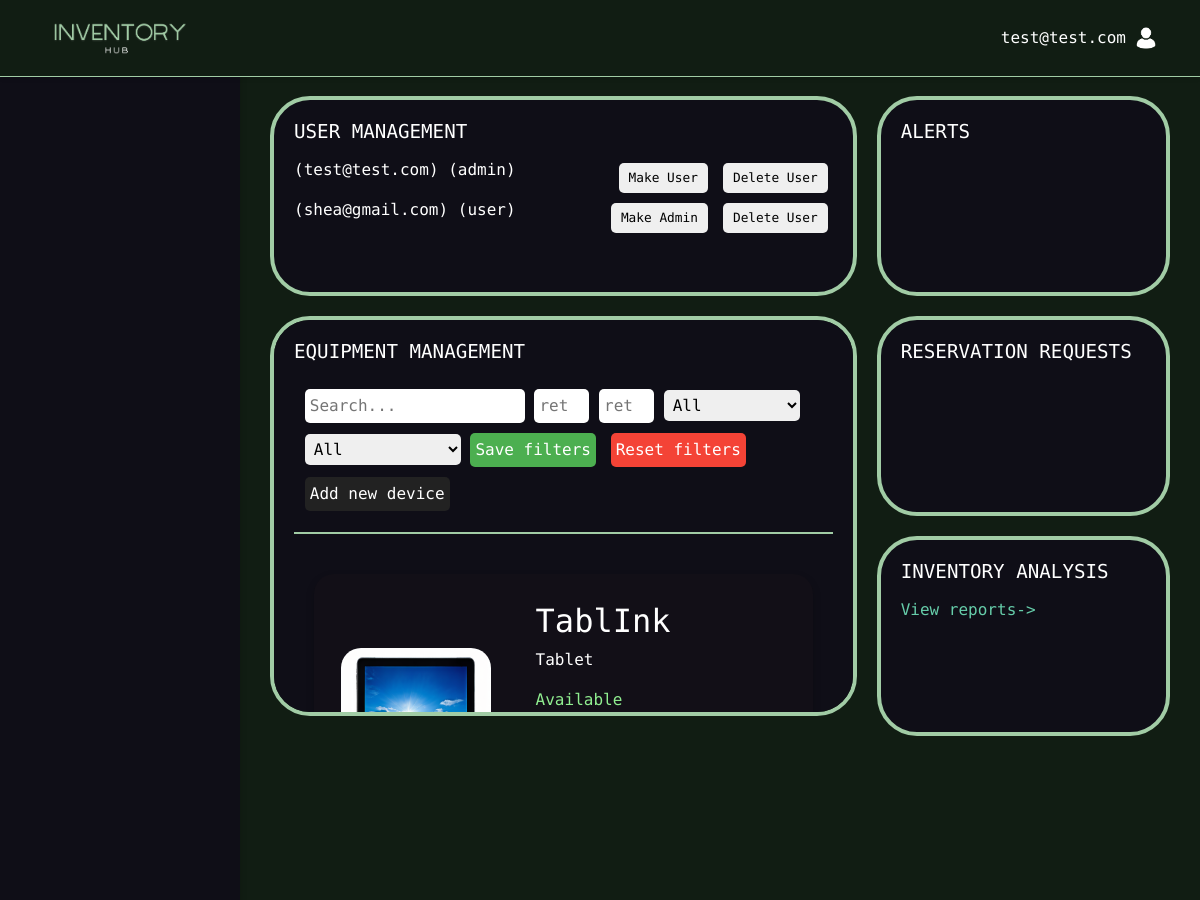
Before: /admin_home/ (signed in, upper part) with the older database file.
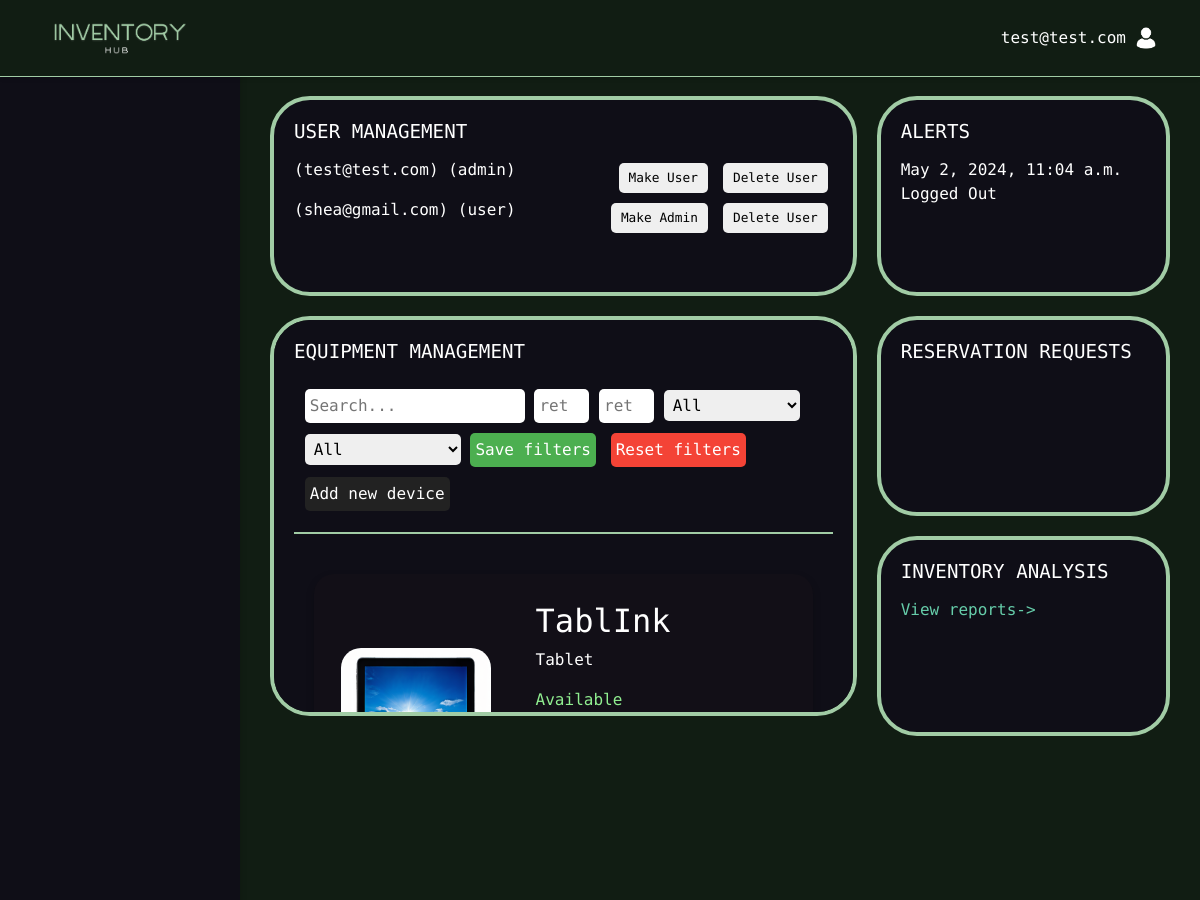
After: the same page with the newer database file.
### InventoryManagement/models.py (models this page shows, shortened)
class CustomUser(AbstractUser):
    username = models.CharField(max_length=255, unique=True, blank=False)
    USERNAME_FIELD = 'email'
    REQUIRED_FIELDS = ['username', 'first_name', 'last_name']
    email = models.EmailField(unique=True)
    phone = models.CharField(max_length=20)
    role = models.ForeignKey(Role, on_delete=models.SET(get_user_role), default=get_user_role)
    objects = CustomUserManager()

class Role(models.Model):
    ROLE_CHOICES = (
        ('user', 'User'),
        ('admin', 'Admin'),
    )
    role_name = models.CharField(max_length=50, choices=ROLE_CHOICES)
    role_desc = models.CharField(max_length=200, null=True, blank=True)
    def __str__(self):
        return self.role_name

class Device(models.Model):
    device_name = models.CharField(max_length=100)
    device_type = models.CharField(max_length=50)
    device_desc = models.CharField(max_length=200, null=True, blank=True)
    device_status = models.BooleanField(default=False)  # Changed from CharField to BooleanField
    location = models.ForeignKey(Location, on_delete=models.CASCADE)
    config = models.ForeignKey('DeviceConfig', on_delete=models.CASCADE, null=False, blank=False)
    return_day = models.IntegerField(default=0)

class UserNotification(models.Model):
    user = models.ForeignKey(CustomUser, on_delete=models.CASCADE)
    message =  models.CharField(max_length=65535)
    created = models.DateTimeField(auto_now_add=True)

### InventoryManagement/views.py (the view)
# urls.py: path('admin_home/', views.admin_home, name='admin_home'),
@login_required
def admin_home(request):
    devices, search = _search(request)
    users = CustomUser.objects.all()
    bookings = Booking.objects.filter(booking_status="requested")
    try:
        notifications = list(UserNotification.objects.order_by("-created"))
    except:
        notifications = list()
    context = {
        "devices": devices,
        "search": search or "",
        'users': users,
        'bookings': bookings,
        "notifications": notifications
    }
    return render(request, 'admin_home.html', context)

### InventoryManagement/templates/admin_home.html (shortened to what this page needs)
{% extends "base.html" %}
{% load static %}
{% block styles %}
    <link rel="stylesheet" href="{% static 'css/A-dashboard.css' %}">
    <link rel="stylesheet" href="{% static 'css/equipment.css' %}">
{% endblock %}
{% block content %}
    <div class="dashboard-container">
        <div class="dashboard-column">
            <div class="dashboard-section" id="user-management">
                <h3>User Management</h3>
                {% for user in users %}
                    <div class="user-row">
                        <p class="user-info">({{ user.email }}) ({{ user.role }})</p>
                        {% if user.role.role_name == 'admin' %}
                            <form class="user-action" method="post" action="{% url 'make_user' user.id %}">
                                <button type="submit">Make User</button>
                            </form>
                        {% else %}
                            <form class="user-action" method="post" action="{% url 'make_admin' user.id %}">
                                <button type="submit">Make Admin</button>
                            </form>
                        {% endif %}
                        <form class="user-action" method="post" action="{% url 'delete_user' user.id %}">
                            <button type="submit">Delete User</button>
                        </form>
                    </div>
                {% endfor %}
            </div>
            <div class="dashboard-section" id="equipment-management">
                <h3>Equipment Management</h3>
                {% include 'equipmentSearch_plugin.html' %}
            </div>
        </div>
        <div class="dashboard-column">
            <div class="dashboard-section" id="alerts">
                <h3>Alerts</h3>
                {% for notification in notifications %}
                    <div class="mt2 flex">
                        <span>
                            {{ notification.created }}
                        </span>
                        {{ notification.message }}
                    </div>
                {% endfor %}
            </div>
            <div class="dashboard-section" id="reservation-requests">
                <h3>Reservation Requests</h3>
            </div>
            <div class="dashboard-section" id="inventory-analysis">
                <h3>Inventory Analysis</h3>
                 <a href={% url 'reports' %} class="report-link">View reports-></a>
            </div>
        </div>
    </div>
{% endblock %}

### InventoryManagement/templates/base.html (shortened to what this page needs)
<!DOCTYPE html>
<html lang="en">
<head>
    {% load static %}
    <link href="https://stackpath.bootstrapcdn.com/bootstrap/4.3.1/css/bootstrap.min.css" rel="stylesheet">
    {% load django_bootstrap5 %}
    <link rel="stylesheet" href="{% static 'css/base.css' %}">
    {% block styles %}
        {% endblock %}
</head>
<body>
    <div class="top-bar">
        <div class="logo">
            <img src="{% static 'images/inventory.png' %}" alt="Logo" style="height: 40px;">
        </div>
            <div class="profile-info">
                {% block user_name %}
                    <p>{{ user.email }}</p>
                {% endblock user_name %}
                <img src="{% static "images/profile_icon.png" %}" alt="Profile">
            </div>
        </div>
    <div class="sidebar">
    </div>
    {% block content %}
    {% endblock content %}
</body>
</html>

### InventoryManagement/templates/search.html (shortened to what this page needs)
{% for device in devices %}
{% load static %}
            <div class="product-item">
                <img src="{% static 'images/'|add:device.device_type.lower|add:'.png'  %}" alt="{{ device.device_type }}">
            <div class="product-info">
                <h2>{{ device.device_name }}</h2>
                <p> {{ device.device_type }}</p>
                <p class="{% if device.device_status %}available{% else %}unavailable{% endif %}">
                    {% if device.device_status %}Available{% else %}Unavailable{% endif %}</p>
            </div>
            </div>
{% endfor %}

Changed rows visible on the page:
added UserNotification: created "May 2, 2024, 11:04 a.m.", message "Logged Out"
